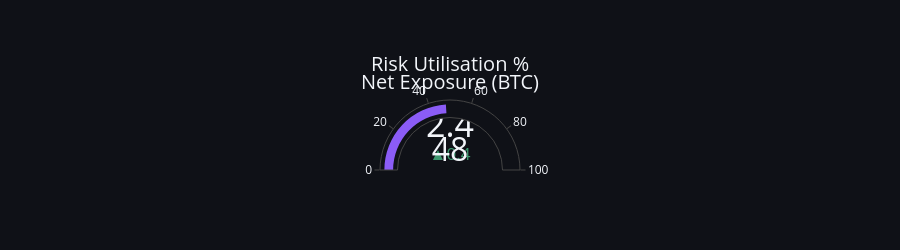

Notebook cell for this chart:
### Markdown cell above
## 3. Position & Exposure Dashboard
Monitoring net exposure vs global risk limits.

### Code cell
exposure = 2.4  # current pos in BTC
max_limit = 5.0
utilization = (exposure / max_limit) * 100

fig_dash = make_subplots(rows=1, cols=2, specs=[[{"type": "indicator"}, {"type": "indicator"}]])

fig_dash.add_trace(
    go.Indicator(
        mode="number+delta",
        value=exposure,
        title={"text": "Net Exposure (BTC)"},
        delta={"reference": 2.0, "relative": False},
        domain={"row": 0, "column": 0},
    )
)

fig_dash.add_trace(
    go.Indicator(
        mode="gauge+number",
        value=utilization,
        title={"text": "Risk Utilisation %"},
        gauge={"axis": {"range": [0, 100]}, "bar": {"color": "#8b5cf6"}},
        domain={"row": 0, "column": 1},
    )
)

fig_dash.update_layout(height=250, **PLOTLY_DARK)
fig_dash.show()

### Figure 1 — Plotly figure (JSON) as saved in the notebook; plotly's stock layout.template omitted (floating-point values rounded to 4 significant figures)
{"data": [{"delta": {"reference": 2, "relative": false}, "domain": {"column": 0, "row": 0}, "mode": "number+delta", "title": {"text": "Net Exposure (BTC)"}, "type": "indicator", "value": 2.4}, {"domain": {"column": 1, "row": 0}, "gauge": {"axis": {"range": [0, 100]}, "bar": {"color": "#8b5cf6"}}, "mode": "gauge+number", "title": {"text": "Risk Utilisation %"}, "type": "indicator", "value": 48}], "layout": {"height": 250, "paper_bgcolor": "#0f1117", "plot_bgcolor": "#0f1117"}}
